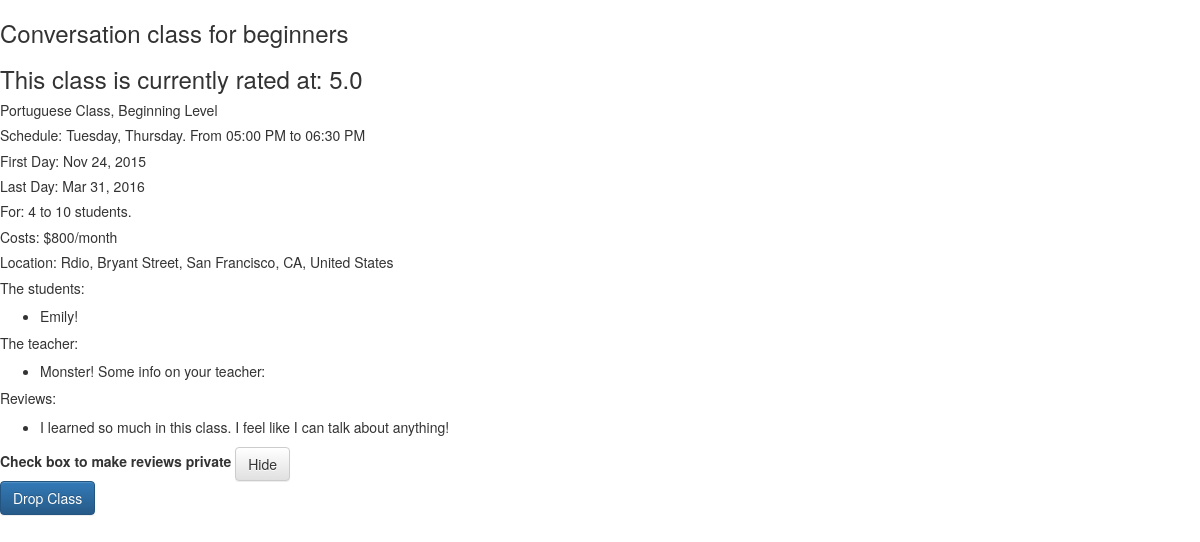
Screenshot of /enrolled-in/1 (signed in) with the database file from the repository.
### model.py (models this page shows)
class Classroom(db.Model):
    __tablename__ = "classes"
    class_id = db.Column(db.Integer, autoincrement=True, primary_key=True)
    class_name = db.Column(db.String(35), nullable=False)
    language = db.Column(db.String(40), nullable=False)
    level = db.Column(db.String, nullable=False)
    cost = db.Column(db.Integer, nullable=True)
    per_time = db.Column(db.String, nullable=False)
    base_price = db.Column(db.Float)
    min_students = db.Column(db.Integer, nullable=False)
    max_students = db.Column(db.Integer, nullable=False)
    address = db.Column(db.String, nullable=True)
    class_days = db.Column(db.String, nullable=False)
    start_date = db.Column(db.DateTime, nullable=False)
    end_date = db.Column(db.DateTime, nullable=True)
    start_time = db.Column(db.DateTime, nullable=False)
    end_time = db.Column(db.DateTime, nullable=False)
    rating = db.Column(db.Integer, nullable=True)
    rating_count = db.Column(db.Integer)
    create_date = db.Column(db.DateTime)
    c_count = db.Column(db.Integer)
    hide_reviews = db.Column(db.Boolean, default=0)
    def __repr__(self):
        return "<Class class_id={} language={}>".format(self.class_id, self.language)

class User(db.Model):
    __tablename__ = "users"
    user_id = db.Column(db.Integer, primary_key=True, autoincrement=True)
    username = db.Column(db.String(40), nullable=False)
    email = db.Column(db.String(100), nullable=False)
    password = db.Column(db.String(30), nullable=False)
    fname = db.Column(db.String(60))
    lname = db.Column(db.String(100))
    is_teacher = db.Column(db.Boolean, nullable=False)
    image = db.Column(db.String(150))
    bio = db.Column(db.String(300))
    def __repr__(self):
        return "<User user_id={} email={}>".format(self.user_id, self.email)

class Review(db.Model):
    __tablename__ = "reviews"
    review_id = db.Column(db.Integer, primary_key=True, autoincrement=True)
    user_id = db.Column(db.Integer, db.ForeignKey('users.user_id'), nullable=True)
    class_id = db.Column(db.Integer, db.ForeignKey('classes.class_id'), nullable=True)
    review = db.Column(db.String, nullable=True)
    user_connect = db.relationship('User', backref=db.backref('reviews'))
    class_connect = db.relationship('Classroom', backref=db.backref('reviews'))
    def __repr__(self):
        return "<Relationship review={} class_id={}>".format(self.review, self.class_id)

### server.py (the view)
@app.route('/enrolled-in/<url_id>')
def enrolled_in(url_id):
    user_info = User.query.filter_by(user_id=session["user_id"]).first()
    print "user id: "
    print user_info.user_id
    returned_classes = db.session.query(Classroom).filter(Classroom.class_id==url_id).first()
    print "returned class info:"
    print returned_classes
    print returned_classes.class_name
    all_class = db.session.query(User).join(ClassUser).filter(ClassUser.class_id==url_id).all()
    print all_class
    day_join = str(returned_classes.class_days)
    day_join = re.sub('&',', ', day_join)
    days_split = re.sub('days=', '', day_join)
    print "DAYS_SPLIT: ", days_split
    starttime = returned_classes.start_time.strftime("%I:%M %p")
    print "S: ", starttime
    endtime = returned_classes.end_time.strftime("%I:%M %p")
    print "E: ", endtime
    startdate = returned_classes.start_date.strftime("%b %d, %Y")
    enddate = returned_classes.end_date.strftime("%b %d, %Y")
    rate_format = returned_classes.rating
    rate_format = "%.1f" % rate_format
    reviews = db.session.query(Review).filter(Review.class_id==url_id).all()
    for review in reviews:
        if len(review.review) > 10:
            print review
    return render_template("enrolled-in.html", returned_classes=returned_classes, url_id=url_id, all_class=all_class,
                                                user_info=user_info, days_split=days_split, starttime=starttime,
                                                endtime=endtime, startdate=startdate, enddate=enddate, rate_format=rate_format,
                                                reviews=reviews)

### templates/enrolled-in.html (shortened to what this page needs)
{% extends 'base.html' %}
{% block body %}
<div>
  <h3>{{ returned_classes.class_name }}</h3>
</div>
<div>
  <h3>This class is currently rated at: {{ rate_format }}</h3>
</div>
  <div>
    <h5>{{ returned_classes.language }} Class, {{ returned_classes.level }} Level</h5>
  </div>
  <div>
    <h5>Schedule: {{ days_split }}. From {{ starttime }} to {{ endtime }}</h5>
  </div>
  <div>
    <h5>First Day: {{ startdate }}</h5>
    {% if returned_classes.end_date == "" %}
      <h5>This class is ongoing</h5>
    {% else %}
      <h5>Last Day: {{ enddate }}</h5>
    {% endif %}
  </div>
  <div>
    <h5>For: {{ returned_classes.min_students }} to {{ returned_classes.max_students }} students.</h5>
  </div>
  <div>
      {% if returned_classes.cost == 0 %}
      <h5>Costs: Free!</h5>
      {% else %}
      <h5>Costs: ${{ returned_classes.cost }}/{{ returned_classes.per_time }}</h5>
      {% endif %}
  </div>
  <div>
    <h5>Location: {{ returned_classes.address }} </h5>
  </div>
  <div>
    <h5>The students:</h5>
      <ul>
        {% for stu in all_class %}
        {% if stu.is_teacher == 0 %}
        <li>{{ stu.username }}</li>
      {% endif %}
      {% endfor %}
      </ul>
    <h5>The teacher:</h5>
      <ul>
        {% for stu in all_class %}
        {% if stu.is_teacher == 1 %}
        <li>{{ stu.username }} Some info on your teacher: {{ stu.bio }}</li>
        {% endif %}
        {% endfor %}
        </ul>
  </div>
  <div id="class-reviews">
      <h5>Reviews:</h5>
        <ul>
          {% for review in reviews %}
          <li>{{ review.review }}</li>
          {% endfor %}
        </ul>
  </div>
  {% if user_info.is_teacher == 1 %}
      {% if returned_classes.hide_reviews == 0 %}
      <form action="/hide-reviews", method='post'>
      <label for="hide">Check box to make reviews private</label>
      <button class="btn btn-default" type="submit">Hide</button>
      </form>
      {% endif %}
  {% endif %}
  <div>
    <form method="POST" action="/dropped" id="drop">
      <button type="submit" class="btn btn-primary" name="drop-it" id="drop-it">Drop Class</button>
    </form>
  </div>
    <div id="map" style="width: 400px; height: 400px"></div>
  {% endblock %}

### static/project.css (style rules this page uses)
#map { height: 50%; width: 50%; }

### rows the page displays
Classroom: class_name "Conversation class for beginners", language "Portuguese", level "Beginning", start_date "Nov 24, 2015", end_date "Mar 31, 2016", min_students "4", max_students "10", cost "800", per_time "month", address "Rdio, Bryant Street, San Francisco, CA, United States"
User: username "Emily!"
User: username "Monster!"
Review: review "I learned so much in this class. I feel like I can talk about anything!"

### other values shown
{{ rate_format }} "5.0"
{{ days_split }} "Tuesday, Thursday"
{{ starttime }} "05:00 PM"
{{ endtime }} "06:30 PM"
